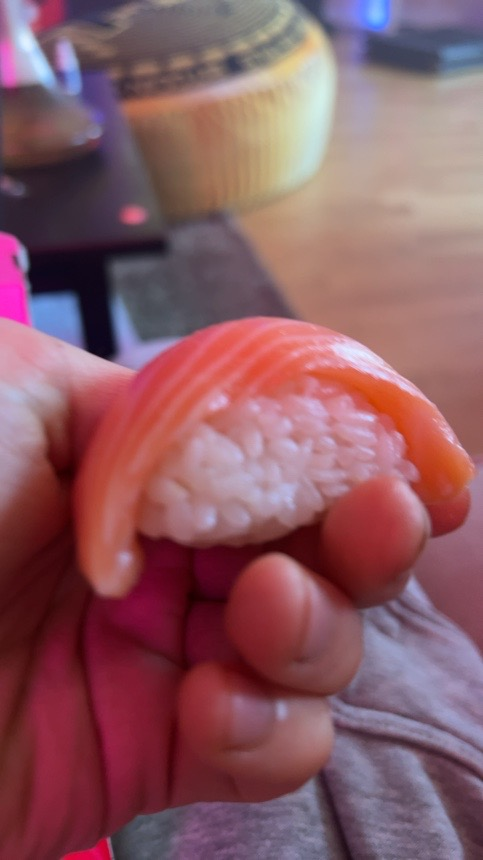
#> input picture data/samples/sushi-nigiri.jpg, 483 x 860 px
$ jupyter execute 01_preprocesado.ipynb   (shell and % lines are left out)   (older library calls are emulated)
#> lines starting #> are read from the running program, lines starting #| are printed output that depends on the picture; after the words box and inside, x2 and y2 are one past the last pixel; in counts of white or black regions, pixels touching at a corner belong together
# Pipeline de Preprocesado — Proyecto Sushi

Aplicación de técnicas clásicas de visión artificial sobre imágenes de sushi.

**Técnicas cubiertas:**
1. Espacios de color (Grayscale, HSV, LAB) e histogramas
2. Detección de bordes (Canny, Sobel, Laplacian)
3. Umbralización (Binary, Otsu, Adaptativa) y ecualización
4. Análisis de contornos y características geométricas
5. Operaciones morfológicas
6. Segmentación (Watershed y K-means)
7. Descriptores de características (SIFT, ORB, HOG, Gabor)

[cell 1]
import cv2
import numpy as np
import matplotlib.pyplot as plt
from pathlib import Path

plt.rcParams['figure.dpi'] = 120

# Imagen de muestra — nigiri como representante del dataset
SAMPLES_DIR = Path('../data/samples')
img_path = SAMPLES_DIR / 'sushi-nigiri.jpg'

bgr  = cv2.imread(str(img_path))
#> bgr is the input picture: shape (860, 483, 3); mean B, G, R 99.8, 91.1, 138
rgb  = cv2.cvtColor(bgr, cv2.COLOR_BGR2RGB)
gray = cv2.cvtColor(bgr, cv2.COLOR_BGR2GRAY)

plt.figure(figsize=(4, 4))
plt.imshow(rgb)
plt.title(f'Imagen original: {img_path.name}  ({bgr.shape[1]}x{bgr.shape[0]})')
plt.axis('off')
plt.tight_layout()
plt.show()
print(f'Forma: {bgr.shape}  |  dtype: {bgr.dtype}')
#| Forma: (860, 483, 3)  |  dtype: uint8

## 1. Espacios de color e histogramas

[cell 2]
hsv = cv2.cvtColor(bgr, cv2.COLOR_BGR2HSV)
lab = cv2.cvtColor(bgr, cv2.COLOR_BGR2LAB)

h_ch, s_ch, v_ch = cv2.split(hsv)
l_ch, a_ch, b_ch = cv2.split(lab)
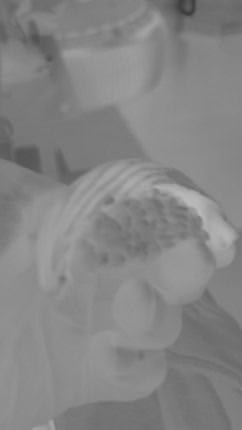
#> b_ch: shape (860, 483) (shown at 1/2 size); min 58, max 188, mean 132.8

fig, axes = plt.subplots(2, 4, figsize=(18, 8))
fig.suptitle('Espacios de color', fontsize=14)

pairs = [
    (axes[0,0], rgb,   'RGB original',     None),
    (axes[0,1], gray,  'Escala de grises',  'gray'),
    (axes[0,2], h_ch,  'HSV — Canal H',     'hsv'),
    (axes[0,3], s_ch,  'HSV — Canal S',     'gray'),
    (axes[1,0], v_ch,  'HSV — Canal V',     'gray'),
    (axes[1,1], l_ch,  'LAB — Canal L',     'gray'),
    (axes[1,2], a_ch,  'LAB — Canal a',     'RdYlGn'),
    (axes[1,3], b_ch,  'LAB — Canal b',     'coolwarm'),
]
for ax, img, title, cmap in pairs:
    ax.imshow(img, cmap=cmap)
    ax.set_title(title, fontsize=9)
    ax.axis('off')
#> this loop made 8 passes
#> (title, cmap) on passes 1 to 4: ('RGB original', None), ('Escala de grises', 'gray'), ('HSV — Canal H', 'hsv'), ('HSV — Canal S', 'gray')
plt.tight_layout()
plt.show()

[cell 3]
fig, axes = plt.subplots(1, 3, figsize=(16, 4))
fig.suptitle('Histogramas de intensidad', fontsize=13)

axes[0].hist(gray.ravel(), bins=256, range=[0,256], color='gray', edgecolor='none')
axes[0].set_title('Escala de grises')
axes[0].set_xlabel('Intensidad'); axes[0].set_ylabel('Frecuencia')

axes[1].hist(v_ch.ravel(), bins=256, range=[0,256], color='darkorange', edgecolor='none')
axes[1].set_title('Canal V (HSV — brillo)')
axes[1].set_xlabel('Valor')

for ch, col, lbl in zip(cv2.split(bgr), ('blue','green','red'), ('B','G','R')):
    axes[2].hist(ch.ravel(), bins=256, range=[0,256], alpha=0.5, color=col, label=lbl, edgecolor='none')
#> this loop made 3 passes
axes[2].set_title('Canales BGR')
axes[2].legend()

plt.tight_layout()
plt.show()

## 2. Detección de bordes

[cell 4]
blur = cv2.GaussianBlur(gray, (5, 5), 0)

# Canny con tres niveles de umbral
canny_low    = cv2.Canny(blur, 30, 100)
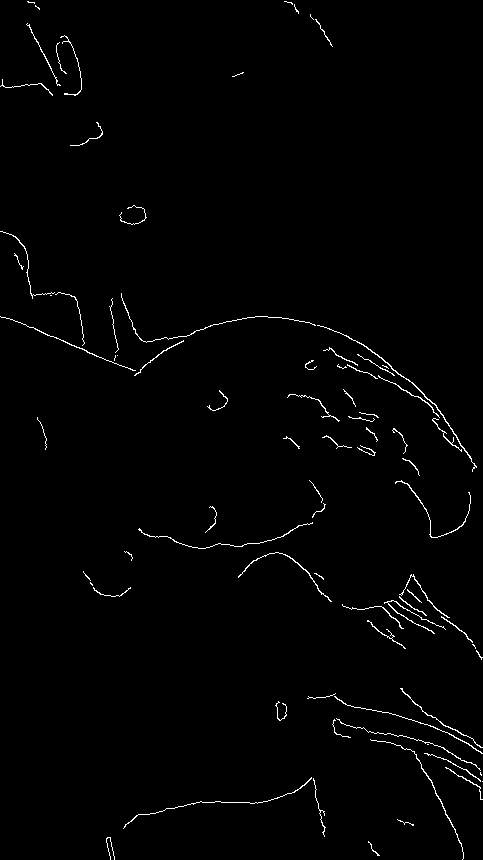
#> canny_low: shape (860, 483); 1.2% white in thin lines or dots
canny_medium = cv2.Canny(blur, 50, 150)
canny_high   = cv2.Canny(blur, 100, 200)

# Sobel
sobel_x  = cv2.convertScaleAbs(cv2.Sobel(blur, cv2.CV_64F, 1, 0, ksize=3))
sobel_y  = cv2.convertScaleAbs(cv2.Sobel(blur, cv2.CV_64F, 0, 1, ksize=3))
sobel_xy = cv2.convertScaleAbs(cv2.magnitude(
    cv2.Sobel(blur, cv2.CV_64F, 1, 0, ksize=3),
    cv2.Sobel(blur, cv2.CV_64F, 0, 1, ksize=3)
))

# Laplacian
laplacian = cv2.convertScaleAbs(cv2.Laplacian(blur, cv2.CV_64F))

fig, axes = plt.subplots(2, 4, figsize=(20, 9))
fig.suptitle('Detección de bordes', fontsize=14)

pairs = [
    (axes[0,0], gray,         'Original (gris)'),
    (axes[0,1], canny_low,    'Canny bajo (30–100)'),
    (axes[0,2], canny_medium, 'Canny medio (50–150)'),
    (axes[0,3], canny_high,   'Canny alto (100–200)'),
    (axes[1,0], blur,         'Gaussian blur σ=0'),
    (axes[1,1], sobel_x,      'Sobel X'),
    (axes[1,2], sobel_y,      'Sobel Y'),
    (axes[1,3], sobel_xy,     'Sobel combinado'),
]
for ax, img, title in pairs:
    ax.imshow(img, cmap='gray'); ax.set_title(title, fontsize=9); ax.axis('off')
#> this loop made 8 passes
#> title on passes 1 to 4: 'Original (gris)', 'Canny bajo (30–100)', 'Canny medio (50–150)', 'Canny alto (100–200)'
plt.tight_layout()
plt.show()

print(f'Laplacian max={laplacian.max():.0f}  —  más alto = más bordes nítidos')
#| Laplacian max=28  —  más alto = más bordes nítidos

## 3. Umbralización y transformaciones geométricas

[cell 5]
_, thresh_bin      = cv2.threshold(gray, 127, 255, cv2.THRESH_BINARY)
_, thresh_inv      = cv2.threshold(gray, 127, 255, cv2.THRESH_BINARY_INV)
otsu_val, thresh_otsu = cv2.threshold(gray, 0, 255, cv2.THRESH_BINARY + cv2.THRESH_OTSU)
#> otsu_val = 105
thresh_adapt_mean  = cv2.adaptiveThreshold(gray, 255, cv2.ADAPTIVE_THRESH_MEAN_C,
                                           cv2.THRESH_BINARY, 11, 2)
thresh_adapt_gauss = cv2.adaptiveThreshold(gray, 255, cv2.ADAPTIVE_THRESH_GAUSSIAN_C,
                                           cv2.THRESH_BINARY, 11, 2)
equalized = cv2.equalizeHist(gray)

h, w = gray.shape
M_rot = cv2.getRotationMatrix2D((w//2, h//2), 45, 1.0)
rotated = cv2.warpAffine(bgr, M_rot, (w, h))
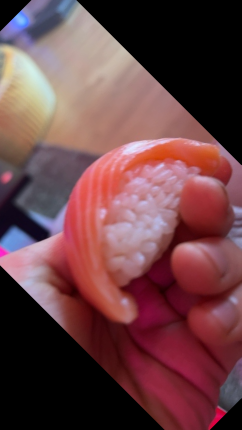
#> rotated: shape (860, 483, 3) (shown at 1/2 size); mean B, G, R 69.9, 66.2, 106.2

fig, axes = plt.subplots(2, 4, figsize=(20, 9))
fig.suptitle('Umbralización', fontsize=14)

pairs = [
    (axes[0,0], gray,               'Original (gris)',                 'gray'),
    (axes[0,1], thresh_bin,         'Binario (127)',                   'gray'),
    (axes[0,2], thresh_inv,         'Invertido',                       'gray'),
    (axes[0,3], thresh_otsu,        f'Otsu (umbral={otsu_val:.0f})',   'gray'),
    (axes[1,0], thresh_adapt_mean,  'Adaptativo — media',              'gray'),
    (axes[1,1], thresh_adapt_gauss, 'Adaptativo — Gaussiano',          'gray'),
    (axes[1,2], equalized,          'Ecualización de histograma',      'gray'),
    (axes[1,3], cv2.cvtColor(rotated, cv2.COLOR_BGR2RGB), 'Rotación 45°', None),
]
for ax, img, title, cmap in pairs:
    ax.imshow(img, cmap=cmap); ax.set_title(title, fontsize=9); ax.axis('off')
#> this loop made 8 passes
#> (title, cmap) on passes 1 to 4: ('Original (gris)', 'gray'), ('Binario (127)', 'gray'), ('Invertido', 'gray'), ('Otsu (umbral=105)', 'gray')
plt.tight_layout()
plt.show()

print(f'Umbral Otsu calculado automáticamente: {otsu_val:.0f}')
#| Umbral Otsu calculado automáticamente: 105

## 4. Análisis de contornos y características geométricas

[cell 6]
MIN_AREA = 500

blur2    = cv2.GaussianBlur(gray, (5,5), 0)
_, binary = cv2.threshold(blur2, 0, 255, cv2.THRESH_BINARY + cv2.THRESH_OTSU)

contours, _ = cv2.findContours(binary, cv2.RETR_EXTERNAL, cv2.CHAIN_APPROX_SIMPLE)
#> contours = 22 contours, 6 with area under 20; largest, box (x1, y1, x2, y2) and area: (0, 0, 483, 594) 169382, (274, 697, 483, 860) 13447, (340, 574, 483, 748) 12709, (0, 0, 107, 143) 6933, (258, 780, 326, 860) 3146
contours = [c for c in contours if cv2.contourArea(c) >= MIN_AREA]
#> contours = 6 contours; box (x1, y1, x2, y2) and area: (0, 0, 483, 594) 169382, (274, 697, 483, 860) 13447, (340, 574, 483, 748) 12709, (0, 0, 107, 143) 6933, (258, 780, 326, 860) 3146, (259, 555, 332, 631) 2584

result = bgr.copy()
cv2.drawContours(result, contours, -1, (0, 255, 0), 2)
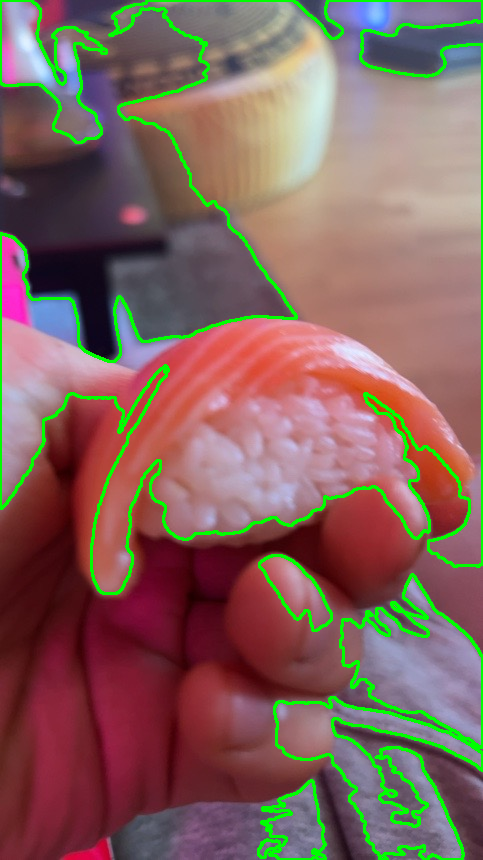
#> result: shape (860, 483, 3); 5.78% of pixels changed, all inside (x1, y1, x2, y2) = (0, 0, 483, 860)

features = []
for i, cnt in enumerate(contours):
    area       = cv2.contourArea(cnt)
    perimeter  = cv2.arcLength(cnt, True)
    circularity = (4 * np.pi * area / perimeter**2) if perimeter > 0 else 0
    x, y, bw, bh = cv2.boundingRect(cnt)
    aspect_ratio = bw / bh if bh > 0 else 0
    M = cv2.moments(cnt)
    cx = int(M['m10']/M['m00']) if M['m00'] > 0 else x + bw//2
    cy = int(M['m01']/M['m00']) if M['m00'] > 0 else y + bh//2
    features.append({'id': i+1, 'area': area, 'circularity': circularity,
                     'aspect_ratio': aspect_ratio, 'center': (cx, cy)})
    cv2.circle(result, (cx, cy), 5, (0,0,255), -1)
    cv2.putText(result, f'#{i+1} C:{circularity:.2f}',
                (x, y-8), cv2.FONT_HERSHEY_SIMPLEX, 0.45, (255,255,0), 1)
#> this loop made 6 passes
#> (area, perimeter, circularity, x, y, bw, bh, aspect_ratio) on passes 1 to 4: (3146, 454.7, 0.191, 258, 780, 68, 80, 0.85), (13447, 1359.4, 0.0914, 274, 697, 209, 163, 1.28), (12709, 824.4, 0.235, 340, 574, 143, 174, 0.822), (2584.5, 247, 0.532, 259, 555, 73, 76, 0.961)
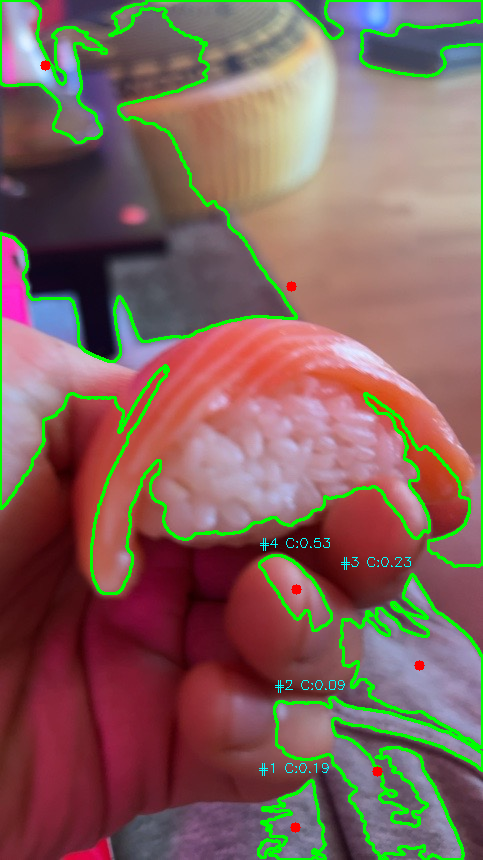
#> result: shape (860, 483, 3); 0.27% of pixels changed, all inside (x1, y1, x2, y2) = (40, 60, 425, 833)
#> after the loop, features = 6 items

fig, axes = plt.subplots(1, 3, figsize=(18, 6))
fig.suptitle(f'Análisis de contornos — {len(contours)} detectados (área ≥ {MIN_AREA})', fontsize=13)
axes[0].imshow(rgb);                                    axes[0].set_title('Original'); axes[0].axis('off')
axes[1].imshow(binary, cmap='gray');                    axes[1].set_title('Umbral Otsu'); axes[1].axis('off')
axes[2].imshow(cv2.cvtColor(result, cv2.COLOR_BGR2RGB)); axes[2].set_title('Contornos anotados'); axes[2].axis('off')
plt.tight_layout()
plt.show()
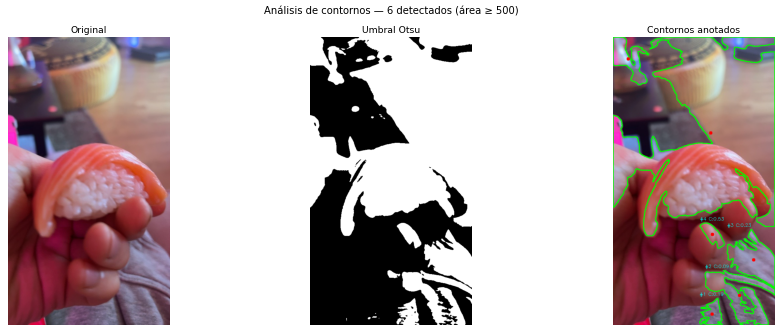
#> figure drawn by matplotlib, 3 panels

# Tabla de características
print(f"{'#':>3}  {'Área':>8}  {'Circularidad':>13}  {'Aspecto':>8}  Centro")
print('-' * 55)
for f in features:
    print(f"{f['id']:>3}  {f['area']:>8.0f}  {f['circularity']:>13.3f}  {f['aspect_ratio']:>8.2f}  {f['center']}")
#> this loop made 6 passes
#|   1      3146          0.191      0.85  (295, 827)
#|   2     13447          0.091      1.28  (377, 771)
#> (further printed lines are left out)

## 5. Operaciones morfológicas

[cell 7]
_, binary_m = cv2.threshold(gray, 0, 255, cv2.THRESH_BINARY + cv2.THRESH_OTSU)

k_sq  = cv2.getStructuringElement(cv2.MORPH_RECT,    (5,5))
#> k_sq = [[1, 1, 1, 1, 1], [1, 1, 1, 1, 1], [1, 1, 1, 1, 1], [1, 1, 1, 1, 1], [1, 1, 1, 1, 1]]
k_ell = cv2.getStructuringElement(cv2.MORPH_ELLIPSE, (5,5))
#> k_ell = [[0, 0, 1, 0, 0], [1, 1, 1, 1, 1], [1, 1, 1, 1, 1], [1, 1, 1, 1, 1], [0, 0, 1, 0, 0]]

eroded   = cv2.erode(binary_m, k_sq)
dilated  = cv2.dilate(binary_m, k_sq)
opened   = cv2.morphologyEx(binary_m, cv2.MORPH_OPEN,     k_ell)
closed   = cv2.morphologyEx(binary_m, cv2.MORPH_CLOSE,    k_ell)
gradient = cv2.morphologyEx(binary_m, cv2.MORPH_GRADIENT, k_sq)
tophat   = cv2.morphologyEx(binary_m, cv2.MORPH_TOPHAT,   k_sq)
blackhat = cv2.morphologyEx(binary_m, cv2.MORPH_BLACKHAT, k_sq)
cleaned  = cv2.morphologyEx(cv2.morphologyEx(binary_m, cv2.MORPH_CLOSE, k_ell, iterations=2),
                            cv2.MORPH_OPEN, k_ell)
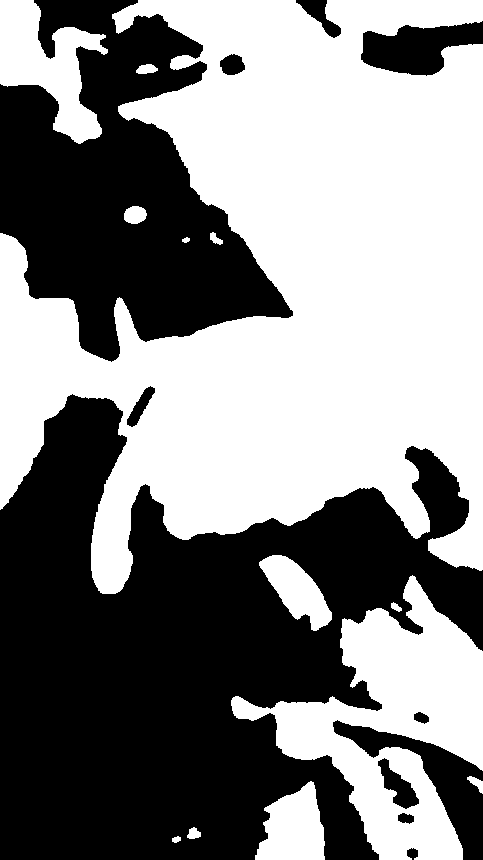
#> cleaned: shape (860, 483); 52.3% white; 11 black regions, largest, box (x1, y1, x2, y2) and area: (0, 394, 483, 860) 130224, (0, 0, 293, 362) 55486, (333, 720, 483, 860) 5538

fig, axes = plt.subplots(2, 4, figsize=(20, 9))
fig.suptitle('Operaciones morfológicas', fontsize=14)

pairs = [
    (axes[0,0], binary_m, 'Otsu binario'),
    (axes[0,1], eroded,   'Erosión (rect 5×5)'),
    (axes[0,2], dilated,  'Dilatación (rect 5×5)'),
    (axes[0,3], opened,   'Apertura (elipse 5×5)'),
    (axes[1,0], closed,   'Cierre (elipse 5×5)'),
    (axes[1,1], gradient, 'Gradiente morfológico'),
    (axes[1,2], tophat,   'Top-hat'),
    (axes[1,3], cleaned,  'Limpieza (cierre + apertura)'),
]
for ax, img, title in pairs:
    ax.imshow(img, cmap='gray'); ax.set_title(title, fontsize=9); ax.axis('off')
#> this loop made 8 passes
#> title on passes 1 to 4: 'Otsu binario', 'Erosión (rect 5×5)', 'Dilatación (rect 5×5)', 'Apertura (elipse 5×5)'
plt.tight_layout()
plt.show()

## 6. Segmentación — Watershed y K-means

[cell 8]
# ── Watershed ─────────────────────────────────────────────────────────────────
def watershed_seg(gray, bgr):
    blur_w  = cv2.GaussianBlur(gray, (5,5), 0)
    _, th   = cv2.threshold(blur_w, 0, 255, cv2.THRESH_BINARY + cv2.THRESH_OTSU)
    kernel  = cv2.getStructuringElement(cv2.MORPH_ELLIPSE, (3,3))
#> kernel = [[0, 1, 0], [1, 1, 1], [0, 1, 0]]
    opening = cv2.morphologyEx(th, cv2.MORPH_OPEN, kernel, iterations=2)
    bg      = cv2.dilate(opening, kernel, iterations=3)
    dist    = cv2.distanceTransform(opening, cv2.DIST_L2, 5)
    _, fg   = cv2.threshold(dist, 0.5*dist.max(), 255, 0)
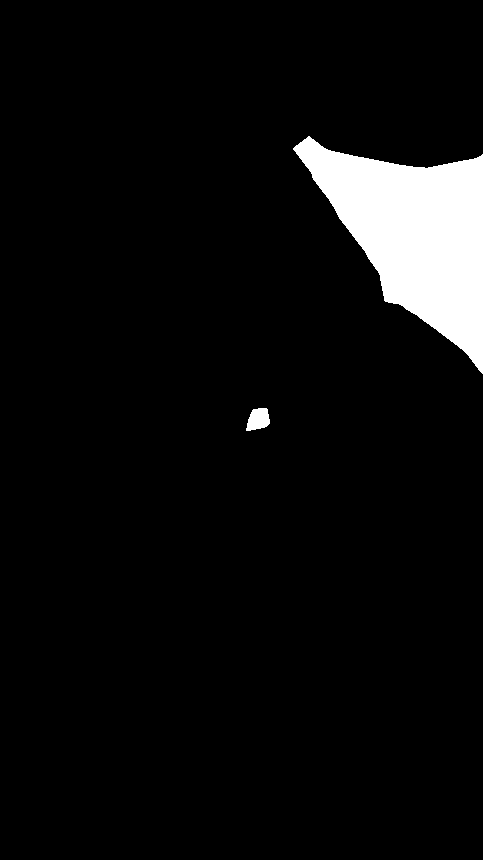
#> fg: shape (860, 483) float32; 5.5% white; 2 white regions, box (x1, y1, x2, y2) and area: (293, 136, 483, 374) 22401, (246, 408, 270, 431) 409
    fg      = fg.astype(np.uint8)
    unknown = cv2.subtract(bg, fg)
    _, markers = cv2.connectedComponents(fg)
    markers += 1
    markers[unknown == 255] = 0
    result = bgr.copy()
    cv2.watershed(result, markers)
    result[markers == -1] = [0, 0, 255]
    return result

# ── K-means ───────────────────────────────────────────────────────────────────
def kmeans_seg(bgr, k=3):
#> called with k = 3
    pixels   = bgr.reshape((-1,3)).astype(np.float32)
    criteria = (cv2.TERM_CRITERIA_EPS + cv2.TERM_CRITERIA_MAX_ITER, 20, 1.0)
#> criteria = (3, 20, 1)
    _, labels, centers = cv2.kmeans(pixels, k, None, criteria, 10, cv2.KMEANS_RANDOM_CENTERS)
#> centers = [[100.1, 94.65, 143.6], [162.3, 151.7, 181.5], [43.69, 32.92, 92.59]]
    return centers.astype(np.uint8)[labels.flatten()].reshape(bgr.shape)

ws_result     = watershed_seg(gray, bgr)
km_result_k3  = kmeans_seg(bgr, k=3)
km_result_k5  = kmeans_seg(bgr, k=5)

fig, axes = plt.subplots(1, 4, figsize=(22, 5))
fig.suptitle('Segmentación', fontsize=14)
axes[0].imshow(rgb);                                          axes[0].set_title('Original');      axes[0].axis('off')
axes[1].imshow(cv2.cvtColor(ws_result, cv2.COLOR_BGR2RGB));   axes[1].set_title('Watershed');     axes[1].axis('off')
axes[2].imshow(cv2.cvtColor(km_result_k3, cv2.COLOR_BGR2RGB)); axes[2].set_title('K-means k=3'); axes[2].axis('off')
axes[3].imshow(cv2.cvtColor(km_result_k5, cv2.COLOR_BGR2RGB)); axes[3].set_title('K-means k=5'); axes[3].axis('off')
plt.tight_layout()
plt.show()

## 7. Descriptores de características — SIFT, ORB, HOG, Gabor

[cell 9]
# ── SIFT ──────────────────────────────────────────────────────────────────────
sift = cv2.SIFT_create(nfeatures=200)
kp_sift, _ = sift.detectAndCompute(gray, None)
#> kp_sift = 186 keypoints; strongest (x, y, size): (99, 339, 23.8), (291, 578, 27), (111, 568, 35.5), (38, 70, 16.5)
sift_img = cv2.drawKeypoints(bgr, kp_sift, None,
                              flags=cv2.DRAW_MATCHES_FLAGS_DRAW_RICH_KEYPOINTS)

# ── ORB ───────────────────────────────────────────────────────────────────────
orb = cv2.ORB_create(nfeatures=200)
kp_orb, _ = orb.detectAndCompute(gray, None)
#> kp_orb = 153 keypoints; strongest (x, y, size): (111, 355, 111.1), (110, 355, 92.6), (109, 358, 77.1), (112, 351, 77.1)
orb_img = cv2.drawKeypoints(bgr, kp_orb, None,
                             flags=cv2.DRAW_MATCHES_FLAGS_DRAW_RICH_KEYPOINTS)

# ── HOG ───────────────────────────────────────────────────────────────────────
try:
    from skimage.feature import hog
    from skimage import exposure
    resized   = cv2.resize(gray, (128, 128))
    _, hog_img = hog(resized, orientations=8, pixels_per_cell=(16,16),
                     cells_per_block=(1,1), visualize=True)
    hog_img = (exposure.rescale_intensity(hog_img, in_range=(0,10)) * 255).astype(np.uint8)
except ImportError:
    hog_img = gray.copy()
    print('scikit-image no instalado — pip install scikit-image')

# ── Gabor ─────────────────────────────────────────────────────────────────────
def gabor_bank(g):
    combined = np.zeros_like(g, dtype=np.float32)
    for theta in [0, np.pi/4, np.pi/2, 3*np.pi/4]:
        for sigma in [1, 3]:
            k = cv2.getGaborKernel((21,21), sigma, theta, 10.0, 0.5, 0, ktype=cv2.CV_32F)
            f = cv2.filter2D(g.astype(np.float32), -1, k)
            combined = np.maximum(combined, np.abs(f))
    return cv2.normalize(combined, None, 0, 255, cv2.NORM_MINMAX).astype(np.uint8)

gabor_out = gabor_bank(gray)

fig, axes = plt.subplots(1, 4, figsize=(22, 5))
fig.suptitle(f'Descriptores de características  |  SIFT: {len(kp_sift)} kp  ORB: {len(kp_orb)} kp', fontsize=13)
axes[0].imshow(cv2.cvtColor(sift_img, cv2.COLOR_BGR2RGB)); axes[0].set_title(f'SIFT ({len(kp_sift)} keypoints)'); axes[0].axis('off')
axes[1].imshow(cv2.cvtColor(orb_img,  cv2.COLOR_BGR2RGB)); axes[1].set_title(f'ORB ({len(kp_orb)} keypoints)');  axes[1].axis('off')
axes[2].imshow(hog_img, cmap='gray');                       axes[2].set_title('HOG (8 orientaciones)');           axes[2].axis('off')
axes[3].imshow(gabor_out, cmap='gray');                     axes[3].set_title('Banco Gabor (4 ángulos × 2 σ)');   axes[3].axis('off')
plt.tight_layout()
plt.show()
